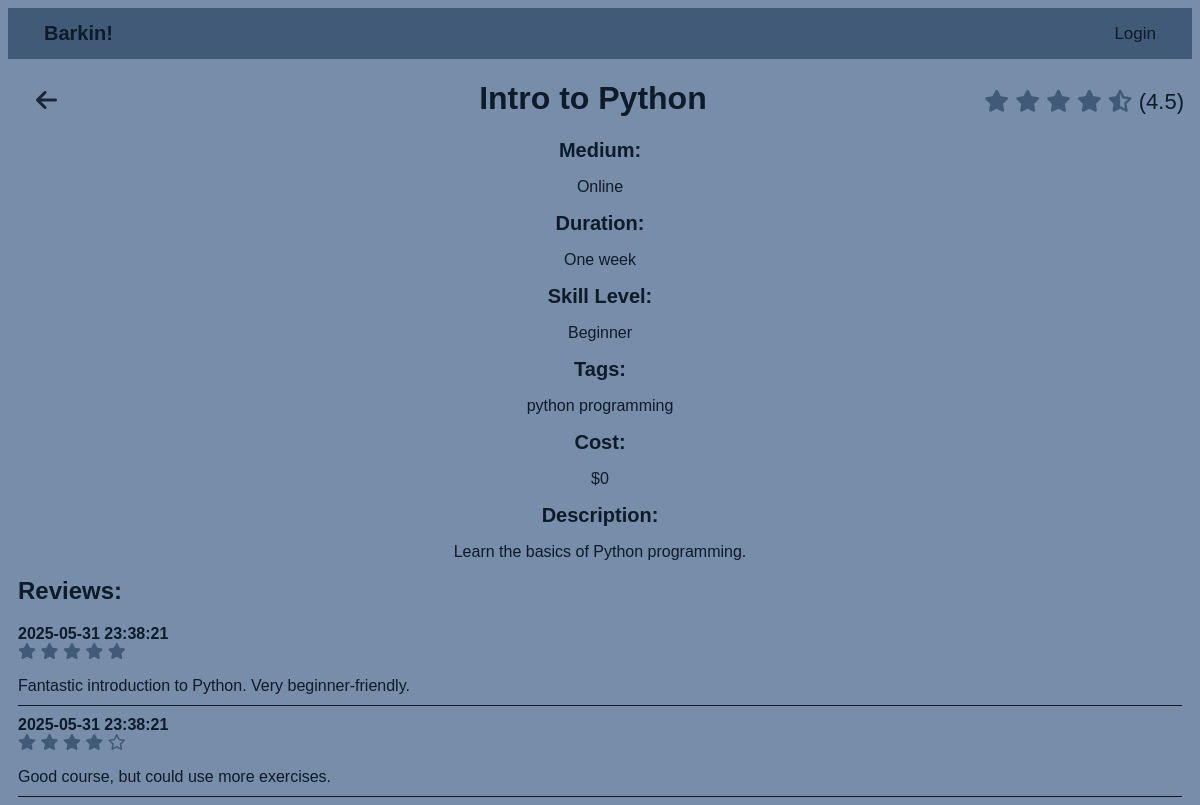
Page /event/CodeAcademy/Intro to Python on the committed database.
### tables this page shows
CREATE TABLE Event (
    Name VARCHAR(32) NOT NULL,
    Organization Varchar(50) NOT NULL,
    Medium TEXT CHECK(Medium IN ('In Person', 'Online', 'Hybrid')) NOT NULL,
    Duration TEXT CHECK(Duration IN ('One day', 'Multiple days', 'One week', 'Multiple weeks', 'One month', 'Multiple months')) NOT NULL,
    SkillLevel TEXT CHECK(SkillLevel IN ('Beginner', 'Intermediate', 'Professional')) NOT NULL,
    Info TEXT NOT NULL,
    Tags VARCHAR(255) NOT NULL,
    AverageRating REAL,
    Cost INTEGER NOT NULL,
    PRIMARY KEY (Name, Organization)
);

CREATE TABLE Review (
    ID INTEGER PRIMARY KEY AUTOINCREMENT,
    UserID INTEGER NOT NULL,
    EventName VARCHAR(32) NOT NULL,
    EventOrganization VARCHAR(50) NOT NULL,
    Rating INTEGER NOT NULL CHECK (Rating >= 1 AND Rating <= 5),
    PublishedAt TIMESTAMP DEFAULT CURRENT_TIMESTAMP,
    Comments VARCHAR(500) NOT NULL,
    FOREIGN KEY (UserID) REFERENCES User(ID),
    FOREIGN KEY (EventName, EventOrganization) REFERENCES Event(Name, Organization)
);

### barkin_site/view.py (the view)
@bp.route('/event/<organization>/<name>', methods=['GET', 'POST'])
def event_detail(name, organization):
    logged_in = 'user_id' in session
    if request.method == 'POST':
        if 'Return' in request.form:
            return redirect(url_for('view.index'))
    db = get_db()
    event = db.execute('SELECT * FROM Event WHERE Name = ? AND Organization = ?', (name, organization)).fetchone()
    reviews = db.execute('SELECT * FROM Review WHERE EventName = ? AND EventOrganization = ? ORDER BY PublishedAt DESC', (name, organization)).fetchall()
    return render_template('view/event_detail.html', event=event, reviews=reviews, logged_in=logged_in)

### barkin_site/db.py (called while the page is built)
def get_db():
    if 'db' not in g:
        g.db = sqlite3.connect(
            current_app.config['DATABASE'],
            detect_types=sqlite3.PARSE_DECLTYPES
        )
        g.db.row_factory = sqlite3.Row
    return g.db

### barkin_site/templates/view/event_detail.html (shortened to what this page needs)
<!DOCTYPE html>
<html lang="en">
<head>
  <link rel="stylesheet" href="{{ url_for('static', filename='style.css') }}">
  <link rel="stylesheet" href="https://cdnjs.cloudflare.com/ajax/libs/font-awesome/6.7.2/css/all.min.css">
</head>
<div class="navbar">
    <a class="logo" style="font-size: 20px; text-decoration:none" href="/"><strong>Barkin!</strong></a>
    <div class="items">
        {% if logged_in %}
            <a href="/reviewform">Submit Review</a>
            <a href="/profile">Profile</a>
            <a href="/auth/logout">Logout</a>
            {% else %}
            <a href="/auth/login">Login</a>
        {% endif %}
    </div>
</div>
<body>
  <div class="detail_header">
    <form method="POST">
      <button name="Return" class="fa-solid fa-arrow-left" style="color: #1b263b; font-size:24px; background: none;" type="submit"></button>
    </form>
    <div>
    <h1>&nbsp;&nbsp;&nbsp;&nbsp;&nbsp;&nbsp;&nbsp;&nbsp;&nbsp;&nbsp;&nbsp;&nbsp;&nbsp;&nbsp;{{ event['Name'] }}</h1>
    </div>
      <div style="font-size: 22px">
        {% set full_stars = event['AverageRating']|int %}
        {% set half_star = 1 if (event['AverageRating'] - full_stars) >= 0.5 else 0 %}
        {% set empty_stars = 5 - full_stars - half_star %}
        {% for _ in range(full_stars) %}
            <i class="fa-solid fa-star" style="color: #415a77;"></i>
        {% endfor %}
        {% if half_star %}
            <i class="fa-solid fa-star-half-stroke" style="color: #415a77;"></i>
        {% endif %}
        ({{ event['AverageRating'] }})
      </div>
  </div>
  <div style="text-align: center;">
    <strong><label>Medium:</label></strong>
      <p>{{ event['Medium'] }}</p>
    <strong><label>Duration:</label></strong>
      <p>{{ event['Duration'] }}</p>
    <strong><label>Skill Level:</label></strong>
      <p>{{ event['SkillLevel'] }}</p>
    <strong><label>Tags:</label></strong>
      <p>{{ event['Tags'] }}</p>
    <strong><label>Cost:</label></strong>
      <p>${{ event['Cost'] }}</p>
    <strong><label>Description:</label></strong>
      <p>{{ event['Info'] }}</p>
  </div>
  <h2 style="margin: 10px 10px">Reviews:</h2>
  {% for review in reviews %}
    <div class="evententry" style="margin: 0 10px">
      <strong>{{ review['PublishedAt'] }}</strong>
        <div>
            {% set full_stars = review['Rating']|int %}
            {% set half_star = 1 if (review['Rating'] - full_stars) >= 0.5 else 0 %}
            {% set empty_stars = 5 - full_stars - half_star %}
            {% for _ in range(full_stars) %}
                <i class="fa-solid fa-star" style="color: #415a77;"></i>
            {% endfor %}
            {% for _ in range(empty_stars) %}
                <i class="fa-regular fa-star" style="color: #415a77;"></i>
            {% endfor %}
        </div>
        {{ review['Comments'] }}
    </div>
    {% endfor %}
</body>
</html>

### barkin_site/static/style.css (style rules this page uses)
html { font-family: Verdana, sans-serif; background: #778da9; }
h1 { text-align: center; color: #0d1b2a; }
h2, h3, h4, h5, h6, strong, body, a { color: #0d1b2a; }
button, .Login, .CreateAccount, .SubmitReview, .Cancel, .AddEvent { background-color: #415a77; color: #e0e1dd; padding: 14px 20px; border-radius: 5px; border: none; cursor: pointer; font-size: medium; margin: 10px 0; transition: 0.1s ease-in; }
label { font-size: 20px; }
.evententry { border-bottom: 1.5px solid #0d1b2a; padding: 10px 0; }
.navbar { display: flex; justify-content: space-between; align-items: center; background-color: #415a77; padding: 0px 20px; color: #e0e1dd; }
.navbar a { color: #0d1b2a;; text-align: center; padding: 14px 16px; text-decoration: none; font-size: 17px; }
.detail_header { margin: 0 8px; display: flex; justify-content: space-between; align-items: baseline; }

### rows in the picture
Event: Name "Intro to Python", AverageRating "4.5", Medium "Online", Duration "One week", SkillLevel "Beginner", Tags "python programming", Cost "0", Info "Learn the basics of Python programming."
Review: PublishedAt "2025-05-31 23:38:21", Comments "Fantastic introduction to Python. Very beginner-friendly."
Review: PublishedAt "2025-05-31 23:38:21", Comments "Good course, but could use more exercises."
